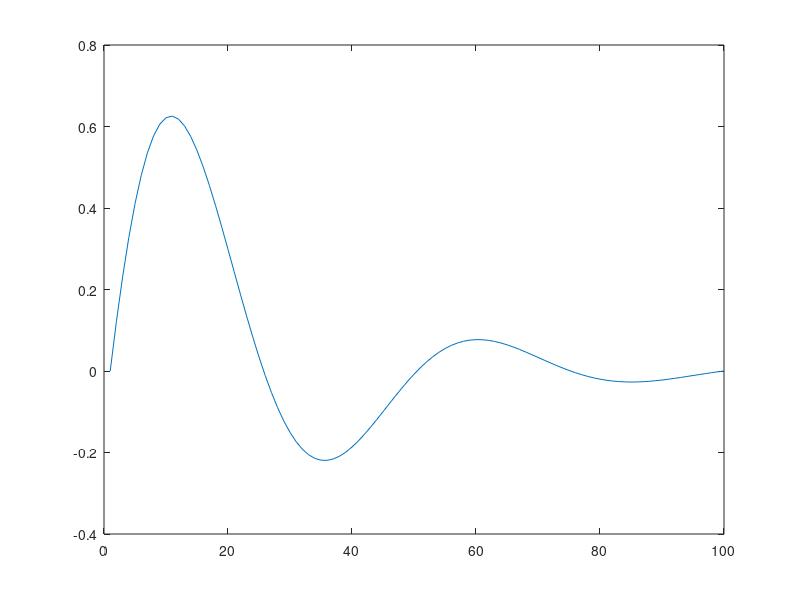

Here is the MATLAB script that generated this plot:
x = linspace(0, 4*pi, 100); %0 to 4*pi is range and 100 is samples
y = sin(x);

plot(y)

%y1 = exp(-x/3);
%y2 = y*y1;
%plot(y2) %got error because use *

y1 = exp(-x/3);
y2 = y.*y1;
plot(y2) %corrected for .*

